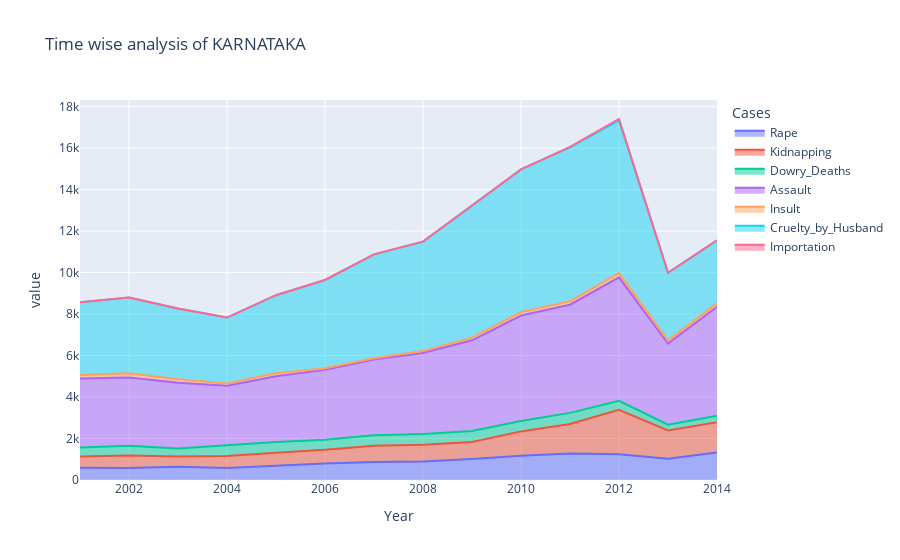

Notebook code cell kept with this figure:
### Markdown cell above
## Time wise analysis of particular state

#### enter the state name and you will get the year wise cases of that particular state

### Code cell
time_wise = main_data.groupby(["State", "Year"]).sum().reset_index()
state = input("Enter the State Name: ").upper() or "UTTAR PRADESH"
state = state if state in main_data.State.unique() else "UTTAR PRADESH"
time_wise = time_wise.loc[time_wise.State == state]
time_wise = time_wise.melt(id_vars = ["Year", "State"], var_name = "Cases")
px.area(data_frame=time_wise, x = "Year", y = "value", color = "Cases", title = "Time wise analysis of " + state)

### Figure 1 — Plotly figure (JSON) as saved in the notebook; plotly's stock layout.template omitted (floating-point values rounded to 4 significant figures)
{"data": [{"hovertemplate": "Cases=Rape<br>Year=%{x}<br>value=%{y}<extra></extra>", "legendgroup": "Rape", "line": {"color": "#636efa"}, "mode": "lines", "name": "Rape", "orientation": "v", "showlegend": true, "stackgroup": "1", "type": "scatter", "x": [2001, 2002, 2003, 2004, 2005, 2006, 2007, 2008, 2009, 2010, 2011, 2012, 2013, 2014], "xaxis": "x", "y": [586, 584, 642, 582, 686, 800, 872, 892, 1018, 1172, 1272, 1242, 1030, 1324], "yaxis": "y"}, {"hovertemplate": "Cases=Kidnapping<br>Year=%{x}<br>value=%{y}<extra></extra>", "legendgroup": "Kidnapping", "line": {"color": "#EF553B"}, "mode": "lines", "name": "Kidnapping", "orientation": "v", "showlegend": true, "stackgroup": "1", "type": "scatter", "x": [2001, 2002, 2003, 2004, 2005, 2006, 2007, 2008, 2009, 2010, 2011, 2012, 2013, 2014], "xaxis": "x", "y": [542, 600, 488, 572, 624, 656, 780, 810, 816, 1172, 1430, 2140, 1359, 1457], "yaxis": "y"}, {"hovertemplate": "Cases=Dowry_Deaths<br>Year=%{x}<br>value=%{y}<extra></extra>", "legendgroup": "Dowry_Deaths", "line": {"color": "#00cc96"}, "mode": "lines", "name": "Dowry_Deaths", "orientation": "v", "showlegend": true, "stackgroup": "1", "type": "scatter", "x": [2001, 2002, 2003, 2004, 2005, 2006, 2007, 2008, 2009, 2010, 2011, 2012, 2013, 2014], "xaxis": "x", "y": [440, 466, 388, 518, 522, 488, 502, 518, 528, 496, 534, 436, 277, 313], "yaxis": "y"}, {"hovertemplate": "Cases=Assault<br>Year=%{x}<br>value=%{y}<extra></extra>", "legendgroup": "Assault", "line": {"color": "#ab63fa"}, "mode": "lines", "name": "Assault", "orientation": "v", "showlegend": true, "stackgroup": "1", "type": "scatter", "x": [2001, 2002, 2003, 2004, 2005, 2006, 2007, 2008, 2009, 2010, 2011, 2012, 2013, 2014], "xaxis": "x", "y": [3330, 3296, 3170, 2870, 3170, 3366, 3656, 3908, 4372, 5088, 5216, 5956, 3913, 5263], "yaxis": "y"}, {"hovertemplate": "Cases=Insult<br>Year=%{x}<br>value=%{y}<extra></extra>", "legendgroup": "Insult", "line": {"color": "#FFA15A"}, "mode": "lines", "name": "Insult", "orientation": "v", "showlegend": true, "stackgroup": "1", "type": "scatter", "x": [2001, 2002, 2003, 2004, 2005, 2006, 2007, 2008, 2009, 2010, 2011, 2012, 2013, 2014], "xaxis": "x", "y": [162, 200, 168, 114, 142, 76, 56, 88, 128, 166, 162, 200, 137, 170], "yaxis": "y"}, {"hovertemplate": "Cases=Cruelty_by_Husband<br>Year=%{x}<br>value=%{y}<extra></extra>", "legendgroup": "Cruelty_by_Husband", "line": {"color": "#19d3f3"}, "mode": "lines", "name": "Cruelty_by_Husband", "orientation": "v", "showlegend": true, "stackgroup": "1", "type": "scatter", "x": [2001, 2002, 2003, 2004, 2005, 2006, 2007, 2008, 2009, 2010, 2011, 2012, 2013, 2014], "xaxis": "x", "y": [3510, 3652, 3408, 3176, 3766, 4258, 5014, 5276, 6370, 6882, 7424, 7368, 3276, 3025], "yaxis": "y"}, {"hovertemplate": "Cases=Importation<br>Year=%{x}<br>value=%{y}<extra></extra>", "legendgroup": "Importation", "line": {"color": "#FF6692"}, "mode": "lines", "name": "Importation", "orientation": "v", "showlegend": true, "stackgroup": "1", "type": "scatter", "x": [2001, 2002, 2003, 2004, 2005, 2006, 2007, 2008, 2009, 2010, 2011, 2012, 2013, 2014], "xaxis": "x", "y": [0, 0, 0, 0, 0, 0, 0, 2, 4, 0, 24, 64, 0, 0], "yaxis": "y"}], "layout": {"legend": {"title": {"text": "Cases"}, "tracegroupgap": 0}, "title": {"text": "Time wise analysis of KARNATAKA"}, "xaxis": {"anchor": "y", "domain": [0, 1], "title": {"text": "Year"}}, "yaxis": {"anchor": "x", "domain": [0, 1], "title": {"text": "value"}}}}
